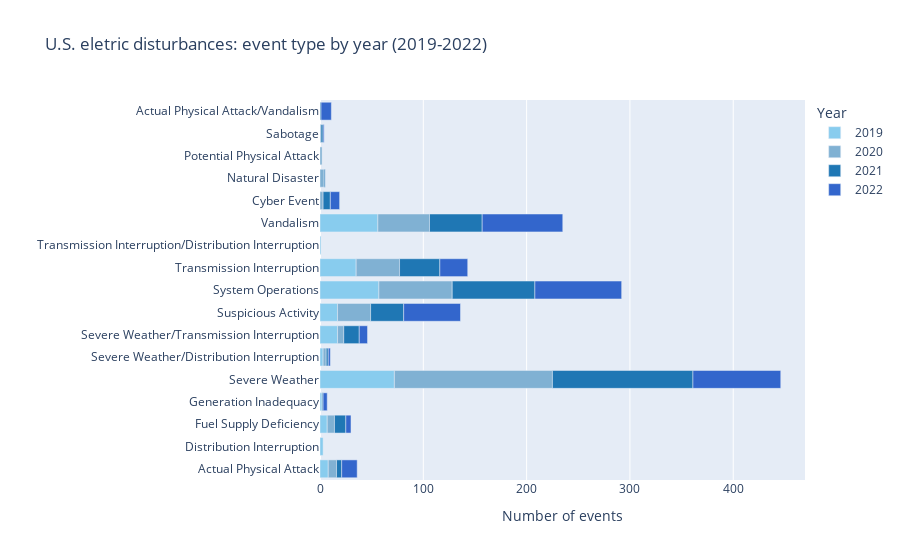

Notebook cell for this chart:
### Markdown cell above
### What is the number of electric disturbances for each type of event by year?

### Code cell
# dataframe groupeb by year and the type of event,
# and counting the number of events  
df_ev_typ_year = df.groupby(['Year','Event_Type'],as_index=False)['Area_Affected']\
                   .agg('count')\
                   .rename(columns={'Area_Affected':'Number_of_events'})

# changing the year columns to string
df_ev_typ_year = df_ev_typ_year.astype({'Year':'string'})

#plotting
fig = px.bar(df_ev_typ_year,
            y='Event_Type',
            x='Number_of_events',
            color='Year',
            color_discrete_sequence=[px.colors.qualitative.Safe[0],
                                     px.colors.qualitative.Set3[4],
                                     px.colors.qualitative.D3[0],
                                     px.colors.qualitative.G10[0]],
            title='U.S. eletric disturbances: event type by year (2019-2022)',
            labels={
                 'Event_Type' : ' ',
                 'Number_of_events': 'Number of events'})
fig.show()

### Figure 1 — Plotly figure (JSON) as saved in the notebook; plotly's stock layout.template omitted (floating-point values rounded to 4 significant figures)
{"data": [{"alignmentgroup": "True", "hovertemplate": "Year=2019<br>Number of events=%{x}<br> =%{y}<extra></extra>", "legendgroup": "2019", "marker": {"color": "rgb(136, 204, 238)", "pattern": {"shape": ""}}, "name": "2019", "offsetgroup": "2019", "orientation": "h", "showlegend": true, "textposition": "auto", "type": "bar", "x": [8, 3, 7, 2, 72, 3, 17, 17, 57, 35, 1, 56], "xaxis": "x", "y": ["Actual Physical Attack", "Distribution Interruption", "Fuel Supply Deficiency", "Generation Inadequacy", "Severe Weather", "Severe Weather/Distribution Interruption", "Severe Weather/Transmission Interruption", "Suspicious Activity", "System Operations", "Transmission Interruption", "Transmission Interruption/Distribution Interruption", "Vandalism"], "yaxis": "y"}, {"alignmentgroup": "True", "hovertemplate": "Year=2020<br>Number of events=%{x}<br> =%{y}<extra></extra>", "legendgroup": "2020", "marker": {"color": "rgb(128,177,211)", "pattern": {"shape": ""}}, "name": "2020", "offsetgroup": "2020", "orientation": "h", "showlegend": true, "textposition": "auto", "type": "bar", "x": [8, 3, 7, 4, 2, 1, 153, 3, 6, 32, 71, 42, 50], "xaxis": "x", "y": ["Actual Physical Attack", "Cyber Event", "Fuel Supply Deficiency", "Natural Disaster", "Potential Physical Attack", "Sabotage", "Severe Weather", "Severe Weather/Distribution Interruption", "Severe Weather/Transmission Interruption", "Suspicious Activity", "System Operations", "Transmission Interruption", "Vandalism"], "yaxis": "y"}, {"alignmentgroup": "True", "hovertemplate": "Year=2021<br>Number of events=%{x}<br> =%{y}<extra></extra>", "legendgroup": "2021", "marker": {"color": "#1F77B4", "pattern": {"shape": ""}}, "name": "2021", "offsetgroup": "2021", "orientation": "h", "showlegend": true, "textposition": "auto", "type": "bar", "x": [5, 1, 7, 11, 1, 1, 2, 136, 2, 15, 32, 80, 39, 51], "xaxis": "x", "y": ["Actual Physical Attack", "Actual Physical Attack/Vandalism", "Cyber Event", "Fuel Supply Deficiency", "Generation Inadequacy", "Natural Disaster", "Sabotage", "Severe Weather", "Severe Weather/Distribution Interruption", "Severe Weather/Transmission Interruption", "Suspicious Activity", "System Operations", "Transmission Interruption", "Vandalism"], "yaxis": "y"}, {"alignmentgroup": "True", "hovertemplate": "Year=2022<br>Number of events=%{x}<br> =%{y}<extra></extra>", "legendgroup": "2022", "marker": {"color": "#3366CC", "pattern": {"shape": ""}}, "name": "2022", "offsetgroup": "2022", "orientation": "h", "showlegend": true, "textposition": "auto", "type": "bar", "x": [15, 10, 9, 5, 4, 1, 85, 2, 8, 55, 84, 27, 78], "xaxis": "x", "y": ["Actual Physical Attack", "Actual Physical Attack/Vandalism", "Cyber Event", "Fuel Supply Deficiency", "Generation Inadequacy", "Sabotage", "Severe Weather", "Severe Weather/Distribution Interruption", "Severe Weather/Transmission Interruption", "Suspicious Activity", "System Operations", "Transmission Interruption", "Vandalism"], "yaxis": "y"}], "layout": {"barmode": "relative", "legend": {"title": {"text": "Year"}, "tracegroupgap": 0}, "title": {"text": "U.S. eletric disturbances: event type by year (2019-2022)"}, "xaxis": {"anchor": "y", "domain": [0, 1], "title": {"text": "Number of events"}}, "yaxis": {"anchor": "x", "domain": [0, 1], "title": {"text": " "}}}}
